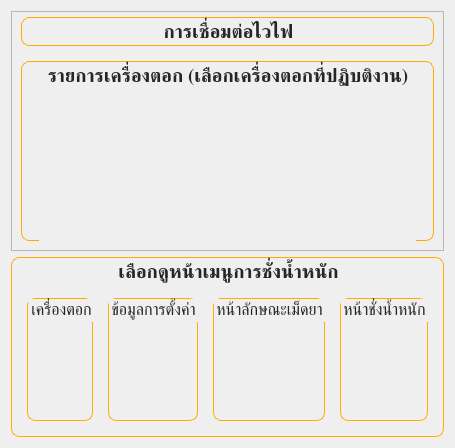
         <widget class="QWidget" name="develops_page">
          <layout class="QVBoxLayout" name="verticalLayout_31">
           <item>
            <widget class="QFrame" name="frame_2">
             <property name="styleSheet">
              <string notr="true">QLabel {
	color: rgb(100, 100, 100);
}</string>
             </property>
             <property name="frameShape">
              <enum>QFrame::StyledPanel</enum>
             </property>
             <property name="frameShadow">
              <enum>QFrame::Raised</enum>
             </property>
             <layout class="QVBoxLayout" name="verticalLayout_39">
              <property name="topMargin">
               <number>5</number>
              </property>
              <item>
               <widget class="QWidget" name="widget_3" native="true">
                <layout class="QHBoxLayout" name="horizontalLayout_65">
                 <property name="leftMargin">
                  <number>0</number>
                 </property>
                 <property name="topMargin">
                  <number>0</number>
                 </property>
                 <property name="rightMargin">
                  <number>0</number>
                 </property>
                 <item>
                  <widget class="QGroupBox" name="groupBox_6">
                   <property name="maximumSize">
                    <size>
                     <width>16777215</width>
                     <height>100</height>
                    </size>
                   </property>
                   <property name="font">
                    <font>
                     <family>Kanit</family>
                     <pointsize>14</pointsize>
                     <bold>true</bold>
                    </font>
                   </property>
                   <property name="styleSheet">
                    <string notr="true">QGroupBox {
	border: solid;
	border-width: 1px;
	border-color: rgb(255, 170, 0);
	border-radius: 8px;
	color: #262626;
}</string>
                   </property>
                   <property name="title">
                    <string>การเชื่อมต่อไวไฟ</string>
                   </property>
                   <property name="alignment">
                    <set>Qt::AlignCenter</set>
                   </property>
                   <widget class="QLabel" name="wifi_signal_2">
                    <property name="geometry">
                     <rect>
                      <x>20</x>
                      <y>10</y>
                      <width>80</width>
                      <height>80</height>
                     </rect>
                    </property>
                    <property name="minimumSize">
                     <size>
                      <width>80</width>
                      <height>80</height>
                     </size>
                    </property>
                    <property name="maximumSize">
                     <size>
                      <width>80</width>
                      <height>80</height>
                     </size>
                    </property>
                    <property name="text">
                     <string/>
                    </property>
                    <property name="pixmap">
                     <pixmap resource="resource.qrc">:/assets/icon/no-wifi.png</pixmap>
                    </property>
                    <property name="scaledContents">
                     <bool>true</bool>
                    </property>
                   </widget>
                   <widget class="QLabel" name="ping">
                    <property name="geometry">
                     <rect>
                      <x>120</x>
                      <y>60</y>
                      <width>171</width>
                      <height>25</height>
                     </rect>
                    </property>
                    <property name="minimumSize">
                     <size>
                      <width>0</width>
                      <height>25</height>
                     </size>
                    </property>
                    <property name="maximumSize">
                     <size>
                      <width>16777215</width>
                      <height>25</height>
                     </size>
                    </property>
                    <property name="font">
                     <font>
                      <family>Kanit</family>
                      <pointsize>14</pointsize>
                      <bold>true</bold>
                     </font>
                    </property>
                    <property name="styleSheet">
                     <string notr="true">color: rgb(100, 100, 100);</string>
                    </property>
                    <property name="text">
                     <string>Ping: 00 ms</string>
                    </property>
                   </widget>
                   <widget class="QLabel" name="ssid">
                    <property name="geometry">
                     <rect>
                      <x>120</x>
                      <y>30</y>
                      <width>221</width>
                      <height>25</height>
                     </rect>
                    </property>
                    <property name="minimumSize">
                     <size>
                      <width>0</width>
                      <height>25</height>
                     </size>
                    </property>
                    <property name="maximumSize">
                     <size>
                      <width>16777215</width>
                      <height>25</height>
                     </size>
                    </property>
                    <property name="font">
                     <font>
                      <family>Kanit</family>
                      <pointsize>14</pointsize>
                      <bold>true</bold>
                     </font>
                    </property>
                    <property name="styleSheet">
                     <string notr="true">color: rgb(100, 100, 100);</string>
                    </property>
                    <property name="text">
                     <string>SSID: XXXXXXXXXXX</string>
                    </property>
                   </widget>
                  </widget>
                 </item>
                </layout>
               </widget>
              </item>
              <item>
               <widget class="QGroupBox" name="view_pages_group_2">
                <property name="minimumSize">
                 <size>
                  <width>0</width>
                  <height>0</height>
                 </size>
                </property>
                <property name="maximumSize">
                 <size>
                  <width>16777215</width>
                  <height>180</height>
                 </size>
                </property>
                <property name="font">
                 <font>
                  <family>Kanit</family>
                  <pointsize>14</pointsize>
                  <bold>true</bold>
                 </font>
                </property>
                <property name="styleSheet">
                 <string notr="true">QScrollArea {
	border: none;
}

QGroupBox {
	border: solid;
	border-width: 1px;
	border-color: rgb(255, 170, 0);
	border-radius: 8px;
	color: #262626;
}

QPushButton {
	border: none;
}
</string>
                </property>
                <property name="title">
                 <string>รายการเครื่องตอก (เลือกเครื่องตอกที่ปฏิบติงาน)</string>
                </property>
                <property name="alignment">
                 <set>Qt::AlignCenter</set>
                </property>
                <property name="flat">
                 <bool>false</bool>
                </property>
                <layout class="QHBoxLayout" name="horizontalLayout_56">
                 <property name="spacing">
                  <number>15</number>
                 </property>
                 <property name="leftMargin">
                  <number>15</number>
                 </property>
                 <property name="topMargin">
                  <number>40</number>
                 </property>
                 <property name="rightMargin">
                  <number>15</number>
                 </property>
                 <property name="bottomMargin">
                  <number>15</number>
                 </property>
                 <item>
                  <widget class="QScrollArea" name="tabletList">
                   <property name="minimumSize">
                    <size>
                     <width>0</width>
                     <height>130</height>
                    </size>
                   </property>
                   <property name="maximumSize">
                    <size>
                     <width>16777215</width>
                     <height>135</height>
                    </size>
                   </property>
                   <property name="styleSheet">
                    <string notr="true">QGroupBox {
	min-width: 120px;
	max-width: 120px;
	min-height: 100px;
}</string>
                   </property>
                   <property name="verticalScrollBarPolicy">
                    <enum>Qt::ScrollBarAlwaysOff</enum>
                   </property>
                   <property name="widgetResizable">
                    <bool>true</bool>
                   </property>
                   <widget class="QWidget" name="tabletListContents">
                    <property name="geometry">
                     <rect>
                      <x>0</x>
                      <y>0</y>
                      <width>563</width>
                      <height>130</height>
                     </rect>
                    </property>
                    <layout class="QHBoxLayout" name="horizontalLayout_64"/>
                   </widget>
                  </widget>
                 </item>
                </layout>
               </widget>
              </item>
             </layout>
            </widget>
           </item>
           <item>
            <widget class="QGroupBox" name="view_pages_group">
             <property name="minimumSize">
              <size>
               <width>0</width>
               <height>180</height>
              </size>
             </property>
             <property name="maximumSize">
              <size>
               <width>16777215</width>
               <height>180</height>
              </size>
             </property>
             <property name="font">
              <font>
               <family>Kanit</family>
               <pointsize>14</pointsize>
               <bold>true</bold>
              </font>
             </property>
             <property name="styleSheet">
              <string notr="true">QGroupBox {
	border: solid;
	border-width: 1px;
	border-color: rgb(255, 170, 0);
	border-radius: 8px;
	color: #262626;
}

QPushButton {
	border: none;
}
</string>
             </property>
             <property name="title">
              <string>เลือกดูหน้าเมนูการชั่งน้ำหนัก</string>
             </property>
             <property name="alignment">
              <set>Qt::AlignCenter</set>
             </property>
             <property name="flat">
              <bool>false</bool>
             </property>
             <layout class="QHBoxLayout" name="horizontalLayout_7">
              <property name="spacing">
               <number>15</number>
              </property>
              <property name="leftMargin">
               <number>15</number>
              </property>
              <property name="topMargin">
               <number>40</number>
              </property>
              <property name="rightMargin">
               <number>15</number>
              </property>
              <property name="bottomMargin">
               <number>15</number>
              </property>
              <item>
               <widget class="QGroupBox" name="groupBox_2">
                <property name="font">
                 <font>
                  <family>Kanit</family>
                  <pointsize>12</pointsize>
                 </font>
                </property>
                <property name="title">
                 <string>เครื่องตอก</string>
                </property>
                <property name="alignment">
                 <set>Qt::AlignCenter</set>
                </property>
                <layout class="QVBoxLayout" name="verticalLayout_17">
                 <property name="bottomMargin">
                  <number>0</number>
                 </property>
                 <item>
                  <widget class="QPushButton" name="machine_page_view">
                   <property name="font">
                    <font>
                     <family>Kanit</family>
                     <pointsize>11</pointsize>
                    </font>
                   </property>
                   <property name="cursor">
                    <cursorShape>PointingHandCursor</cursorShape>
                   </property>
                   <property name="layoutDirection">
                    <enum>Qt::LeftToRight</enum>
                   </property>
                   <property name="styleSheet">
                    <string notr="true"/>
                   </property>
                   <property name="text">
                    <string/>
                   </property>
                   <property name="icon">
                    <iconset resource="resource.qrc">
                     <normaloff>:/assets/icon/machine.png</normaloff>:/assets/icon/machine.png</iconset>
                   </property>
                   <property name="iconSize">
                    <size>
                     <width>80</width>
                     <height>80</height>
                    </size>
                   </property>
                   <property name="shortcut">
                    <string/>
                   </property>
                   <property name="autoRepeat">
                    <bool>false</bool>
                   </property>
                  </widget>
                 </item>
                </layout>
               </widget>
              </item>
              <item>
               <widget class="QGroupBox" name="groupBox">
                <property name="font">
                 <font>
                  <family>Kanit</family>
                  <pointsize>12</pointsize>
                 </font>
                </property>
                <property name="title">
                 <string>ข้อมูลการตั้งค่า</string>
                </property>
                <property name="alignment">
                 <set>Qt::AlignCenter</set>
                </property>
                <layout class="QVBoxLayout" name="verticalLayout_16">
                 <property name="bottomMargin">
                  <number>0</number>
                 </property>
                 <item>
                  <widget class="QPushButton" name="weighing_settings_page_view">
                   <property name="font">
                    <font>
                     <family>Kanit</family>
                     <pointsize>11</pointsize>
                    </font>
                   </property>
                   <property name="cursor">
                    <cursorShape>PointingHandCursor</cursorShape>
                   </property>
                   <property name="layoutDirection">
                    <enum>Qt::LeftToRight</enum>
                   </property>
                   <property name="styleSheet">
                    <string notr="true"/>
                   </property>
                   <property name="text">
                    <string/>
                   </property>
                   <property name="icon">
                    <iconset resource="resource.qrc">
                     <normaloff>:/assets/icon/settings.png</normaloff>:/assets/icon/settings.png</iconset>
                   </property>
                   <property name="iconSize">
                    <size>
                     <width>80</width>
                     <height>80</height>
                    </size>
                   </property>
                   <property name="shortcut">
                    <string/>
                   </property>
                   <property name="autoRepeat">
                    <bool>false</bool>
                   </property>
                  </widget>
                 </item>
                </layout>
               </widget>
              </item>
              <item>
               <widget class="QGroupBox" name="groupBox_3">
                <property name="font">
                 <font>
                  <family>Kanit</family>
                  <pointsize>12</pointsize>
                 </font>
                </property>
                <property name="title">
                 <string>หน้าลักษณะเม็ดยา</string>
                </property>
                <property name="alignment">
                 <set>Qt::AlignCenter</set>
                </property>
                <layout class="QVBoxLayout" name="verticalLayout_29">
                 <property name="bottomMargin">
                  <number>0</number>
                 </property>
                 <item>
                  <widget class="QPushButton" name="characteristics_page_view">
                   <property name="font">
                    <font>
                     <family>Kanit</family>
                     <pointsize>11</pointsize>
                    </font>
                   </property>
                   <property name="cursor">
                    <cursorShape>PointingHandCursor</cursorShape>
                   </property>
                   <property name="layoutDirection">
                    <enum>Qt::LeftToRight</enum>
                   </property>
                   <property name="styleSheet">
                    <string notr="true"/>
                   </property>
                   <property name="text">
                    <string/>
                   </property>
                   <property name="icon">
                    <iconset resource="resource.qrc">
                     <normaloff>:/assets/icon/characteristics.png</normaloff>:/assets/icon/characteristics.png</iconset>
                   </property>
                   <property name="iconSize">
                    <size>
                     <width>80</width>
                     <height>80</height>
                    </size>
                   </property>
                   <property name="shortcut">
                    <string/>
                   </property>
                   <property name="autoRepeat">
                    <bool>false</bool>
                   </property>
                  </widget>
                 </item>
                </layout>
               </widget>
              </item>
              <item>
               <widget class="QGroupBox" name="groupBox_4">
                <property name="font">
                 <font>
                  <family>Kanit</family>
                  <pointsize>12</pointsize>
                 </font>
                </property>
                <property name="title">
                 <string>หน้าชั่งน้ำหนัก</string>
                </property>
                <property name="alignment">
                 <set>Qt::AlignCenter</set>
                </property>
                <layout class="QVBoxLayout" name="verticalLayout_30">
                 <property name="bottomMargin">
                  <number>0</number>
                 </property>
                 <item>
                  <widget class="QPushButton" name="weighing_page_view">
                   <property name="font">
                    <font>
                     <family>Kanit</family>
                     <pointsize>11</pointsize>
                    </font>
                   </property>
                   <property name="cursor">
                    <cursorShape>PointingHandCursor</cursorShape>
                   </property>
                   <property name="layoutDirection">
                    <enum>Qt::LeftToRight</enum>
                   </property>
                   <property name="styleSheet">
                    <string notr="true"/>
                   </property>
                   <property name="text">
                    <string/>
                   </property>
                   <property name="icon">
                    <iconset resource="resource.qrc">
                     <normaloff>:/assets/icon/weighing.png</normaloff>:/assets/icon/weighing.png</iconset>
                   </property>
                   <property name="iconSize">
                    <size>
                     <width>80</width>
                     <height>80</height>
                    </size>
                   </property>
                   <property name="shortcut">
                    <string/>
                   </property>
                   <property name="autoRepeat">
                    <bool>false</bool>
                   </property>
                  </widget>
                 </item>
                </layout>
               </widget>
              </item>
             </layout>
            </widget>
           </item>
          </layout>
         </widget>
